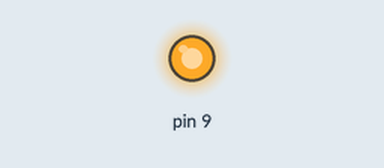
Recording of a sketch running on a simulated Arduino Uno, built for the host (arithmetic inside an expression is 32-bit, double 64-bit). Shown: output pins drawn as LEDs (lit = HIGH).

Above: at 0.15 s.
At 0.75 s:
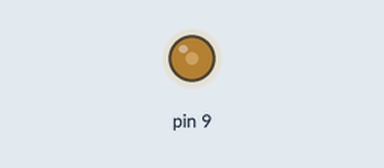
Timing chart, 0 to 0.7 s (numbered marks = the images above):
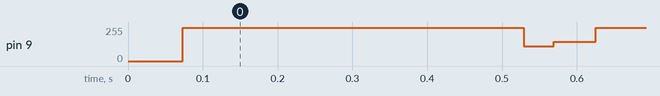

Measured:
- by itself, pin 9: 0/255 → 251/255 at 0.07 s

The sketch:

fade_2.ino
```cpp
int i;
void setup() {
  // put your setup code here, to run once:
pinMode(9,OUTPUT);
}

void loop() {
do{
  analogWrite(9,i);
  i=i+5;
}while(i<255);}
  // put your main code here, to run repeatedly:
```
